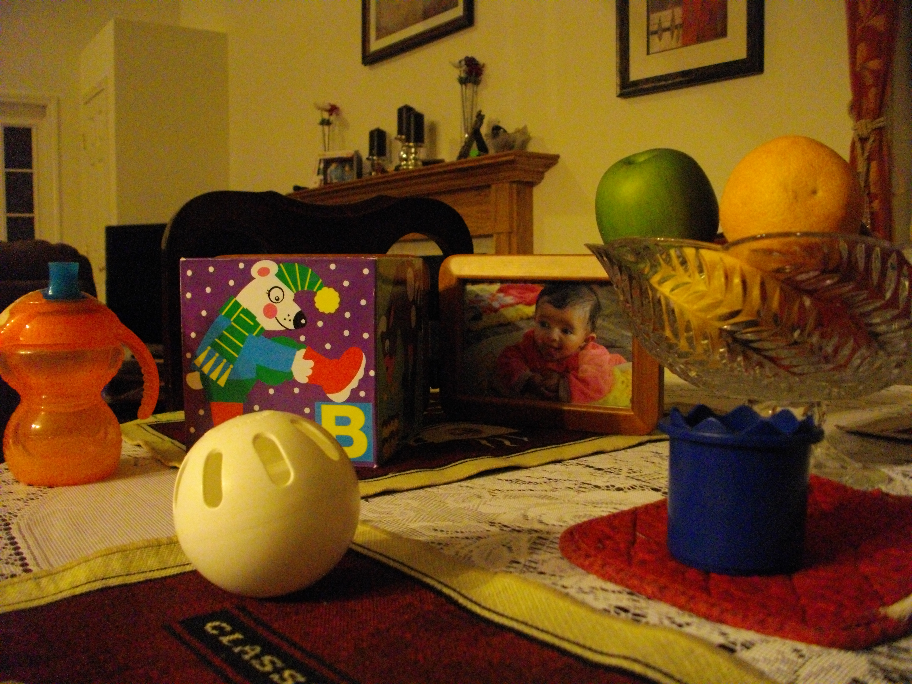
#> input picture imdata/toysnoflash.png, 912 x 684 px
$ python resize.py
#> lines starting #> are read from the running program, lines starting #| are printed output that depends on the picture
import cv2
import matplotlib
matplotlib.use('TkAgg')
import matplotlib.pyplot as plt

img = cv2.imread("./imdata/toysnoflash.png")
#> img is the input picture: shape (684, 912, 3); mean B, G, R 27.5, 74, 111.1
gray = cv2.cvtColor(img, cv2.COLOR_BGR2GRAY)
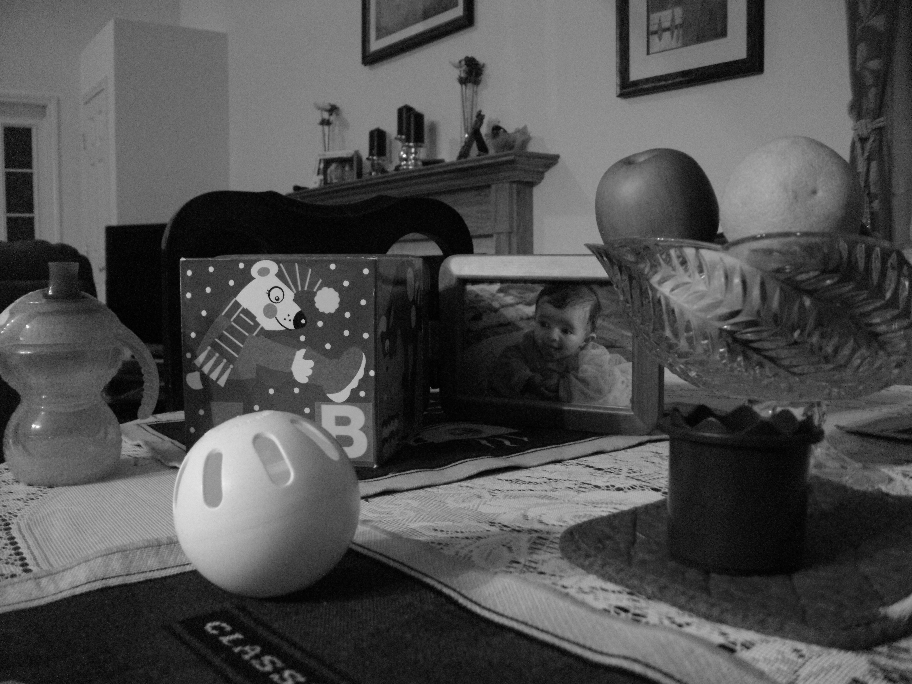
#> gray: shape (684, 912); min 0, max 251, mean 79.8

img1 = cv2.resize(gray, (1024, 1024))
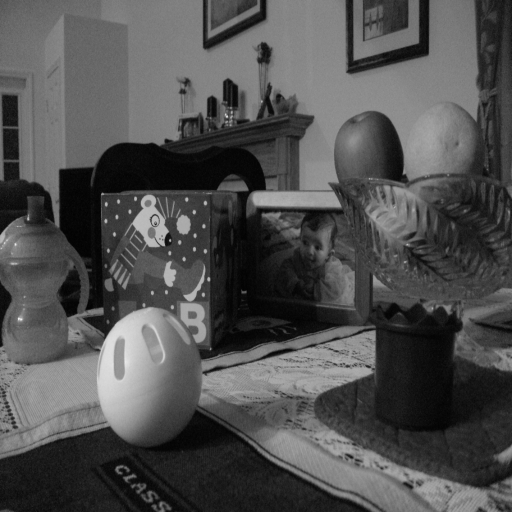
#> img1: shape (1024, 1024) (shown at 1/2 size); min 0, max 248, mean 79.7
img2 = cv2.resize(img1, (512, 512))
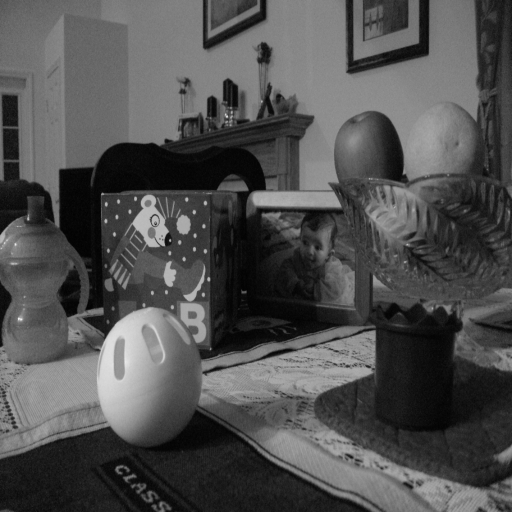
#> img2: shape (512, 512); min 1, max 237, mean 79.8
img3 = cv2.resize(img1, (256, 256))
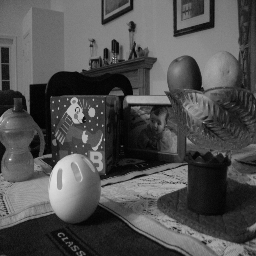
#> img3: shape (256, 256); min 2, max 242, mean 79.8
img4 = cv2.resize(img1, (128, 128))
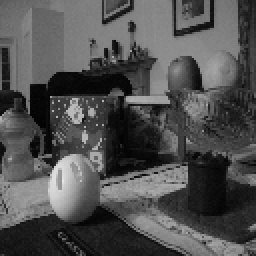
#> img4: shape (128, 128) (shown 2 times larger); min 3, max 232, mean 79.9
img5 = cv2.resize(img1, (64, 64))
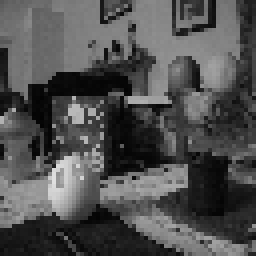
#> img5: shape (64, 64) (shown 4 times larger); min 3, max 223, mean 79.7

plt.subplot(231)
plt.imshow(gray)
plt.subplot(232)
plt.imshow(img1)
plt.subplot(233)
plt.imshow(img2)
plt.subplot(234)
plt.imshow(img3)
plt.subplot(235)
plt.imshow(img4)
plt.subplot(236)
plt.imshow(img5)
plt.show()

$ run again, with imdata/bag.png copied over imdata/toysnoflash.png
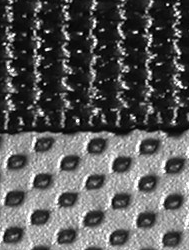
#> input picture imdata/bag.png, 189 x 250 px
#> img is the input picture: shape (250, 189, 3); min 0, max 255, mean 89.3
#> `img4 = cv2.resize(img1, (128, 128))`:
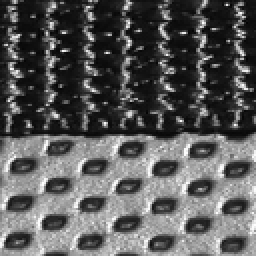
#> img4: shape (128, 128) (shown 2 times larger); min 2, max 254, mean 89.3
#> `img5 = cv2.resize(img1, (64, 64))`:
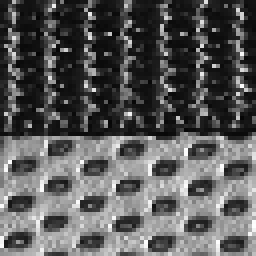
#> img5: shape (64, 64) (shown 4 times larger); min 5, max 254, mean 89.3
